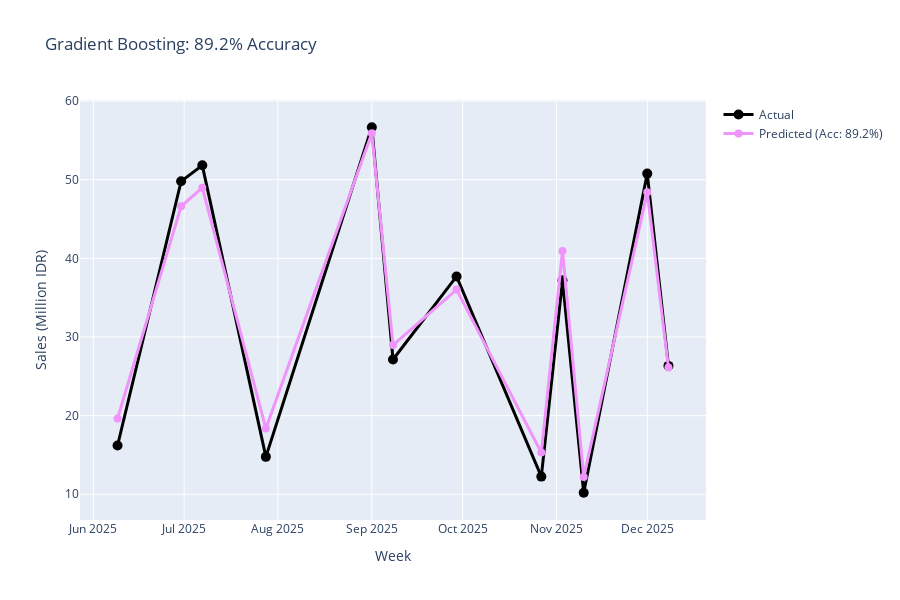

Source (notebook cell):
### Code cell
# Visualize predictions
fig = go.Figure()

fig.add_trace(go.Scatter(
    x=test_data['Week'],
    y=y_test/1e6,
    mode='lines+markers',
    name='Actual',
    line=dict(color='black', width=3),
    marker=dict(size=10)
))

fig.add_trace(go.Scatter(
    x=test_data['Week'],
    y=y_pred_test/1e6,
    mode='lines+markers',
    name=f'Predicted (Acc: {100-mape_test:.1f}%)',
    line=dict(color='#f093fb', width=3),
    marker=dict(size=8)
))

fig.update_layout(
    title=f'Gradient Boosting: {100-mape_test:.1f}% Accuracy',
    xaxis_title='Week',
    yaxis_title='Sales (Million IDR)',
    height=600,
    hovermode='x unified'
)

fig.show()

print(f" Model follows actual data closely!")

### Figure 1 — Plotly figure (JSON) as saved in the notebook; plotly's stock layout.template omitted (floating-point values rounded to 4 significant figures)
{"data": [{"line": {"color": "black", "width": 3}, "marker": {"size": 10}, "mode": "lines+markers", "name": "Actual", "type": "scatter", "x": ["2025-06-09T00:00:00", "2025-06-30T00:00:00", "2025-07-07T00:00:00", "2025-07-28T00:00:00", "2025-09-01T00:00:00", "2025-09-08T00:00:00", "2025-09-29T00:00:00", "2025-10-27T00:00:00", "2025-11-03T00:00:00", "2025-11-10T00:00:00", "2025-12-01T00:00:00", "2025-12-08T00:00:00"], "y": [16.2, 49.8, 51.83, 14.76, 56.67, 27.14, 37.7, 12.25, 37.2, 10.19, 50.78, 26.33]}, {"line": {"color": "#f093fb", "width": 3}, "marker": {"size": 8}, "mode": "lines+markers", "name": "Predicted (Acc: 89.2%)", "type": "scatter", "x": ["2025-06-09T00:00:00", "2025-06-30T00:00:00", "2025-07-07T00:00:00", "2025-07-28T00:00:00", "2025-09-01T00:00:00", "2025-09-08T00:00:00", "2025-09-29T00:00:00", "2025-10-27T00:00:00", "2025-11-03T00:00:00", "2025-11-10T00:00:00", "2025-12-01T00:00:00", "2025-12-08T00:00:00"], "y": [19.63, 46.62, 48.99, 18.36, 55.9, 28.97, 36.03, 15.3, 40.95, 12.18, 48.4, 26.11]}], "layout": {"height": 600, "hovermode": "x unified", "title": {"text": "Gradient Boosting: 89.2% Accuracy"}, "xaxis": {"title": {"text": "Week"}}, "yaxis": {"title": {"text": "Sales (Million IDR)"}}}}
